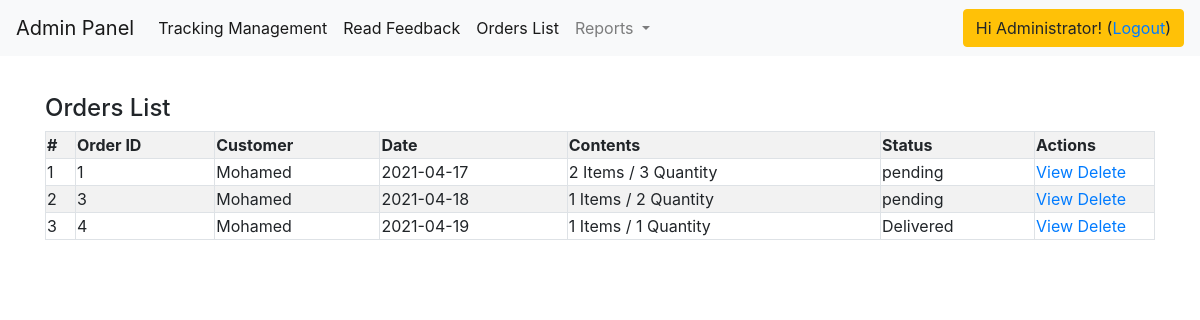
/tracking/orders.php (signed in), run on the app's committed database.
### tables this page shows
CREATE TABLE IF NOT EXISTS `user` (
  `seno` bigint(20) UNSIGNED NOT NULL AUTO_INCREMENT,
  `name` varchar(100) NOT NULL,
  `uname` varchar(100) NOT NULL,
  `pword` text NOT NULL,
  `type` varchar(50) NOT NULL,
  PRIMARY KEY (`seno`),
  UNIQUE KEY `seno` (`seno`)
);

CREATE TABLE IF NOT EXISTS `carts` (
  `seno` bigint(20) UNSIGNED NOT NULL AUTO_INCREMENT,
  `customer_id` varchar(100) NOT NULL,
  `date` date NOT NULL,
  `delivery_address` text NOT NULL,
  `status` varchar(20) NOT NULL DEFAULT 'pending',
  UNIQUE KEY `seno` (`seno`)
);

CREATE TABLE IF NOT EXISTS `customers` (
  `seno` bigint(20) UNSIGNED NOT NULL AUTO_INCREMENT,
  `name` varchar(200) NOT NULL,
  `l_name` varchar(300) NOT NULL,
  `email` varchar(300) NOT NULL,
  `phone` varchar(20) NOT NULL,
  `username` varchar(300) NOT NULL,
  `password` varchar(300) NOT NULL,
  PRIMARY KEY (`seno`),
  UNIQUE KEY `seno` (`seno`)
);

### Connections/dbconnect2.php (called while the page is built, shortened)
<?php
$hostname_dbconnect = "localhost";
$username_dbconnect = "root";
$password_dbconnect = "";
$dbconnect = mysql_pconnect($hostname_dbconnect, $username_dbconnect, $password_dbconnect) or trigger_error(mysql_error(),E_USER_ERROR);
$logoutAction = $_SERVER['PHP_SELF']."?doLogout=true";
$getUsername= "-1";
if (isset($_SESSION['MM_Username2'])) {
  $getUsername = $_SESSION['MM_Username2'];
}
$query_get_user_info = "SELECT * FROM user WHERE uname = '$getUsername'";
$get_user_info = mysql_query($query_get_user_info, $dbconnect) or die(mysql_error());
$row_get_user_info = mysql_fetch_assoc($get_user_info);
$admin_name = $row_get_user_info['name'];
?>

### tracking/orders.php (the view, shortened to what this page needs)
<?php require_once('../Connections/dbconnect2.php'); ?>
<?php
$query_view_orders = "SELECT * FROM carts ORDER BY seno ASC";
$view_orders = mysql_query($query_view_orders, $dbconnect) or die(mysql_error());
$row_view_orders = mysql_fetch_assoc($view_orders);
?>
<!doctype html>
<html>
<head>
<link href="../css/bootstrap-4.3.1.css" rel="stylesheet" type="text/css">
</head>
<body style="padding-top: 70px">
<nav class="navbar fixed-top navbar-expand-lg navbar-light bg-light"> <a class="navbar-brand" href="#">Admin Panel</a>
  <div class="collapse navbar-collapse" id="navbarSupportedContent1">
    <ul class="navbar-nav mr-auto">
      <li class="nav-item active"> <a class="nav-link" href="index.php">Tracking Management</a> </li>
      <li class="nav-item active"> <a class="nav-link" href="feedback.php">Read Feedback</a> </li>
      <li class="nav-item active"> <a class="nav-link" href="orders.php">Orders List</a> </li>
      <li class="nav-item dropdown"> <a class="nav-link dropdown-toggle" href="#" id="navbarDropdown1" role="button" data-toggle="dropdown" aria-haspopup="true" aria-expanded="false"> Reports </a>
      </li>
    </ul>
	  <div class="btn btn-warning">Hi <?php echo $admin_name; ?>! (<a href="<?php echo $logoutAction ?>">Logout</a>)</div>
  </div>
</nav>
<div class="container">
<div class="row">
	<div class="col-md-12">
<h4 class="alert-heading mt-4">Orders List</h4>
<table width="100%" border="0" class="table-bordered table-striped">
  <tbody>
    <tr>
      <th width="30" scope="col">#</th>
      <th scope="col">Order ID</th>
      <th scope="col">Customer</th>
      <th scope="col">Date</th>
      <th scope="col">Contents</th>
      <th scope="col">Status</th>
      <th width="120" scope="col">Actions</th>
    </tr>
<?php $i=1; ?>
<?php do{ ?>
<?php
$orderID = $row_view_orders['seno'];
$customerID = $row_view_orders['customer_id'];
$query_order_contents = "SELECT COUNT(seno), SUM(quantity) FROM carts_items WHERE cart_id = '$orderID'";
$order_contents = mysql_query($query_order_contents, $dbconnect) or die(mysql_error());
$row_order_contents = mysql_fetch_assoc($order_contents);
$query_get_customer = "SELECT * FROM customers WHERE seno = '$customerID'";
$get_customer = mysql_query($query_get_customer, $dbconnect) or die(mysql_error());
$row_get_customer = mysql_fetch_assoc($get_customer);
?>
    <tr>
      <td width="30"><?php echo $i; ?></td>
      <td><?php echo $row_view_orders['seno']; ?></td>
      <td><?php echo $row_get_customer['name']; ?> <?php echo $row_get_customer['l_name']; ?></td>
      <td><?php echo $row_view_orders['date']; ?></td>
      <td><?php echo $row_order_contents['COUNT(seno)']; ?> Items / <?php echo $row_order_contents['SUM(quantity)']; ?> Quantity</td>
      <td><?php echo $row_view_orders['status']; ?></td>
      <td width="120"><a href="read_order.php?id=<?php echo $row_view_orders['seno']; ?>" target="popup" onclick="window.open('read_order.php?id=<?php echo $row_view_orders['seno']; ?>','popup','width=600,height=600'); return false;">View</a> <a href="orders.php?delete=<?php echo $row_view_orders['seno']; ?>" onClick="return confirm('Are you sure to delete this?')">Delete</a></td>
    </tr>
<?php $i++; ?>
<?php } while ($row_view_orders = mysql_fetch_assoc($view_orders)); ?>
  </tbody>
</table>
    </div>
	</div>
	</div>
</body>
</html>

### data on the page
user: name "Administrator"
carts: seno "1", customer.name "Mohamed", date "2021-04-17", COUNT "2", SUM "3", status "pending"
carts: seno "3", customer.name "Mohamed", date "2021-04-18", COUNT "1", SUM "2", status "pending"
carts: seno "4", customer.name "Mohamed", date "2021-04-19", COUNT "1", SUM "1", status "Delivered"
